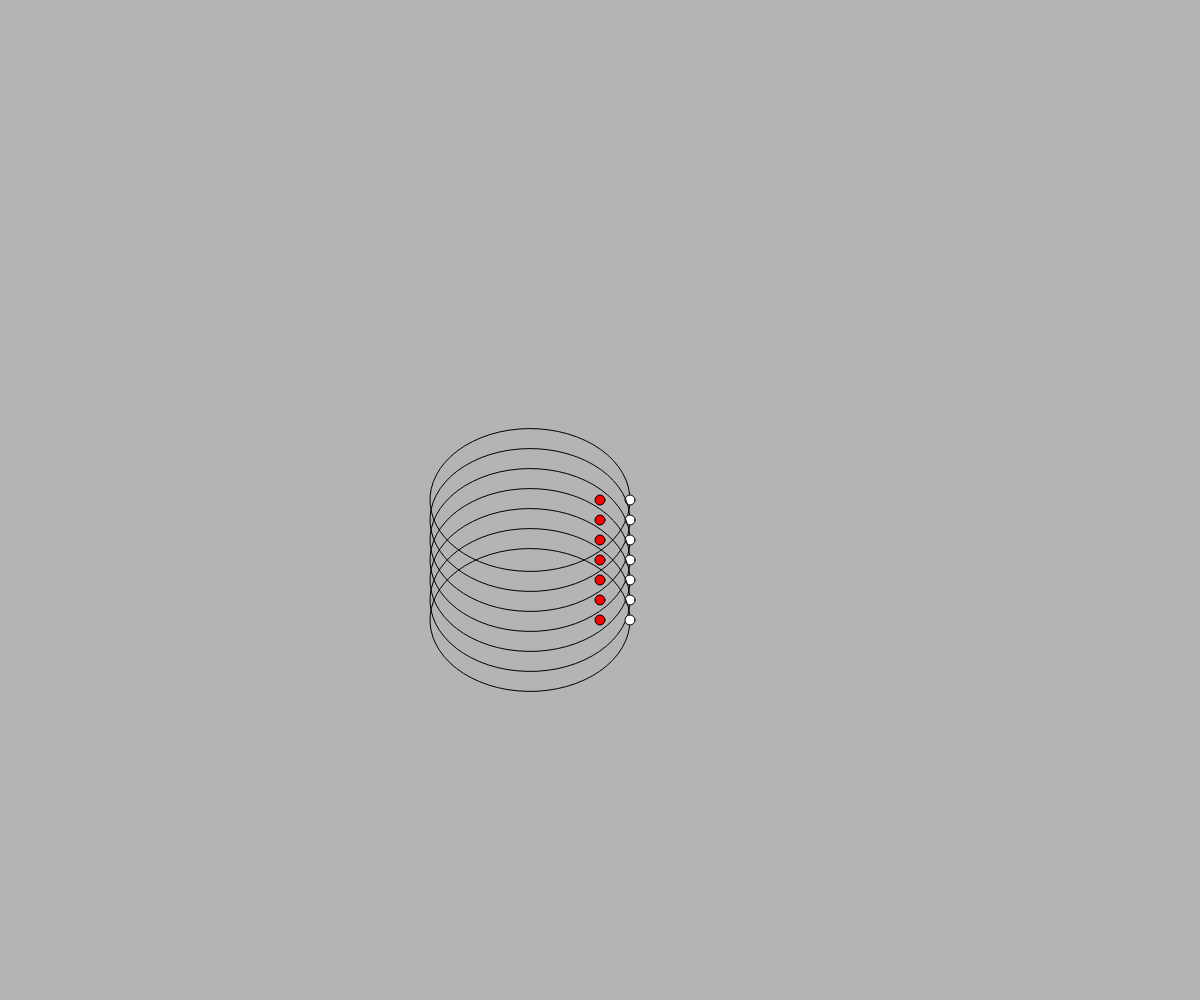
Frame 1 (no input)
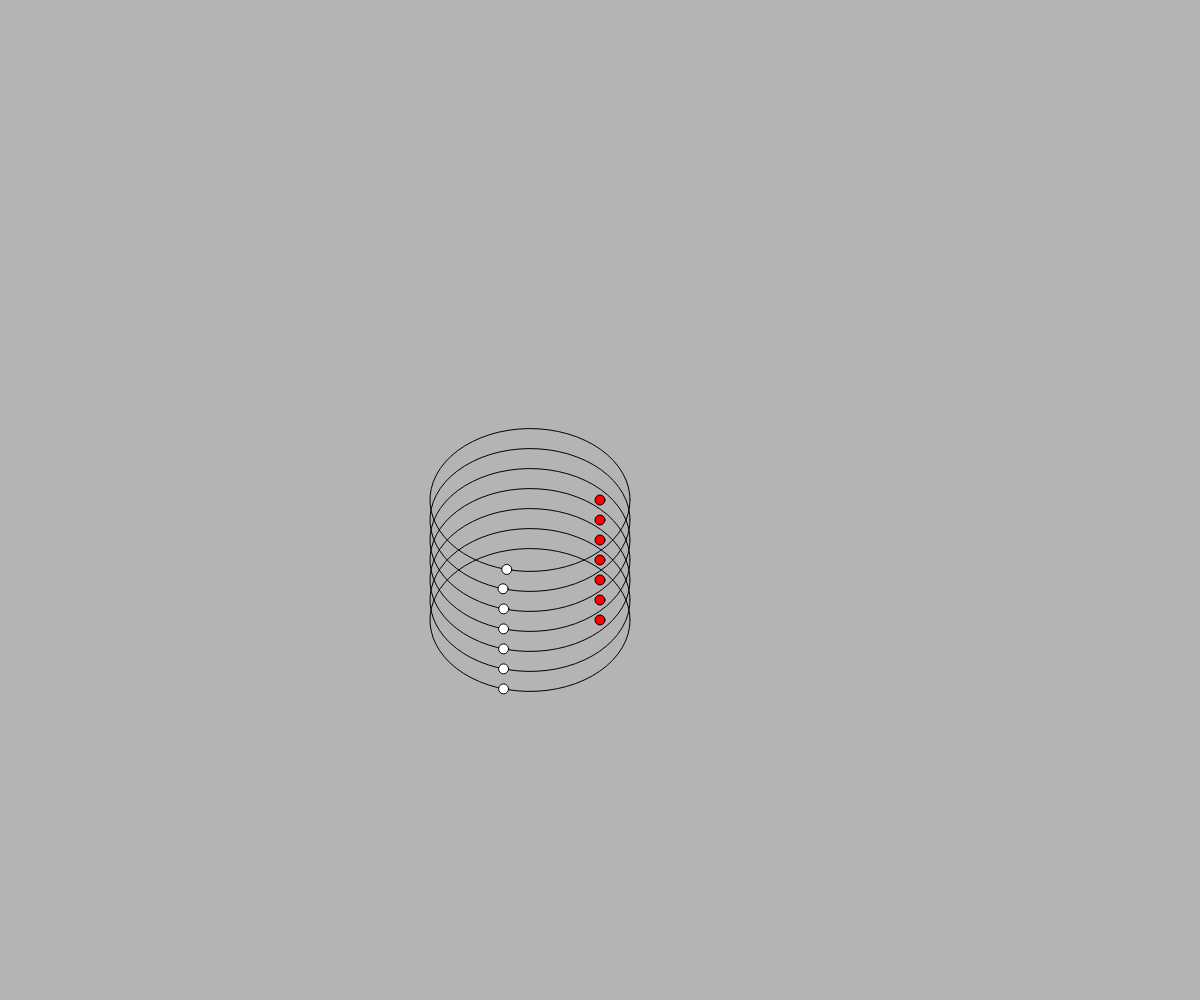
Frame 60 (no input)
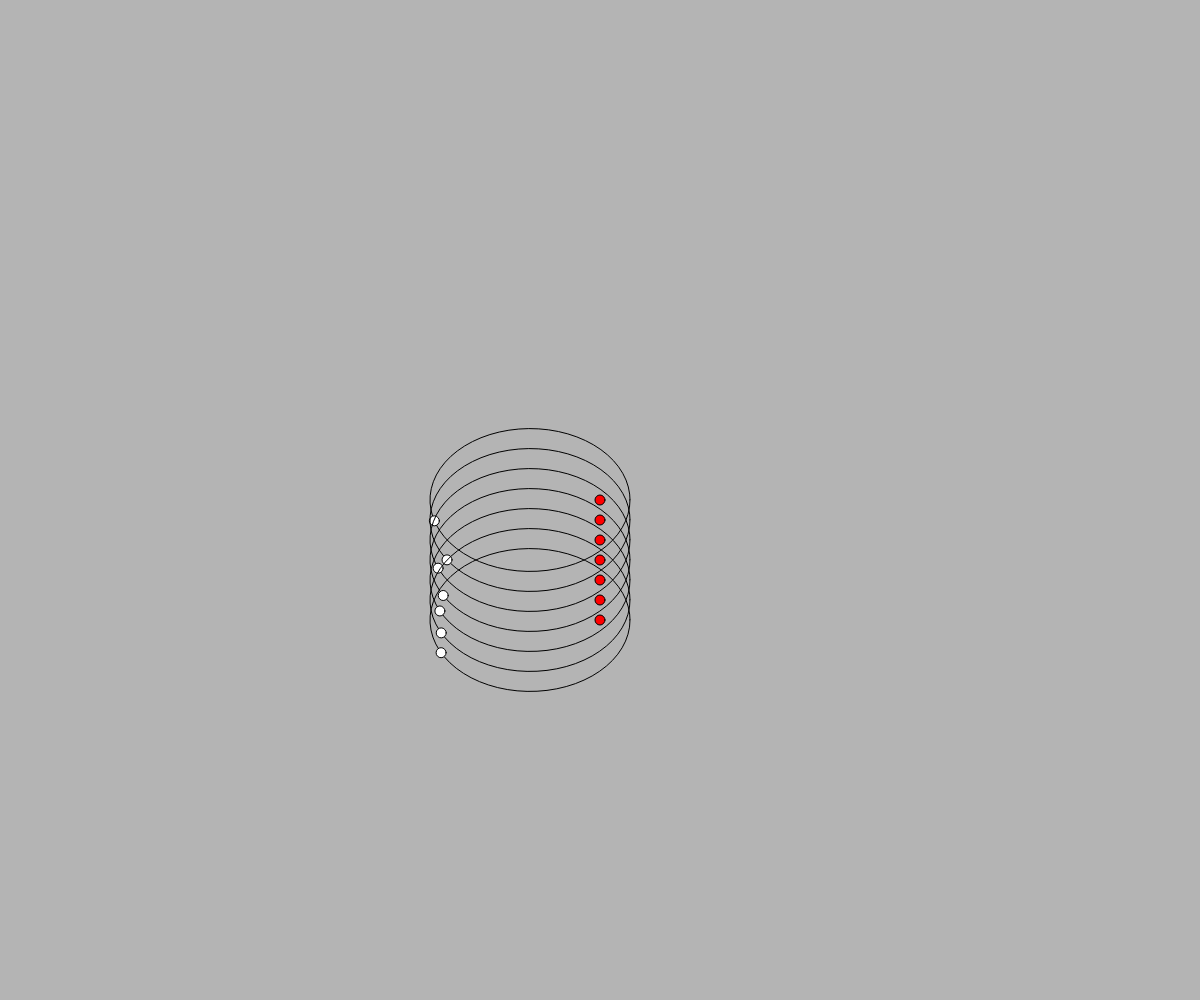
Frame 120 (the mouse pressed at the canvas centre since frame 60)

The p5.js sketch that drew these frames (run headless with seeded random() and noise() and a simulated clock; from frame 60 on, the mouse is pressed at the canvas centre):

// p5.js sketch
// ── sketch.js
let G = 1

let test_orbit0
let test_orbit1
let test_orbit2
let test_orbit3
let test_orbit4

let test_orbit10

let test_orbit100

let time_counter = 0

function setup() {
  createCanvas(windowWidth, windowHeight);

  test_orbit0 = new Orbit(createVector(0,0), 0.7, 100, radians(0))
  test_orbit1 = new Orbit(createVector(0,0), 0.7, 100, radians(0))
  test_orbit2 = new Orbit(createVector(0,0), 0.7, 100, radians(0))
  test_orbit3 = new Orbit(createVector(0,0), 0.7, 100, radians(0))
  test_orbit4 = new Orbit(createVector(0,0), 0.7, 100, radians(0))

  test_orbit10 = new Orbit(createVector(0,0), 0.7, 100, radians(0))

  test_orbit100 = new Orbit(createVector(0,0), 0.7, 100, radians(0))
}



function draw_ellipse(position, a, b) {
  push()
  translate(position)
  beginShape()
  for (var t = 0; t<TWO_PI; t += 0.1) {
    var x = a * cos(t)
    var y = b * sin(t)
    vertex(x, y)
  }
  endShape(CLOSE)
  pop()
}

function draw_on_ellipse(position, a, b, r) {
  push()
  translate(position)
  var x = a * cos(r)
  var y = b * sin(r)
  circle(x, y, 10)
  pop()
}



function draw() {
  translate(windowWidth/2, windowHeight/2)
  background(180);
  
  // stroke("red")
  // strokeWeight(10)
  // draw_super_ellipse()
  
  let seperation = 20

  stroke("black")
  noFill()
  test_orbit0.draw()
  translate(0, seperation)
  test_orbit1.draw()
  translate(0, seperation)
  test_orbit2.draw()
  translate(0, seperation)
  test_orbit3.draw()
  translate(0, seperation)
  test_orbit4.draw()
  

  translate(0, seperation)
  test_orbit10.draw()

  translate(0, seperation)
  test_orbit100.draw()



  time_counter = (time_counter + 0.2) % test_orbit0.period


  test_orbit0.true_anamoly = test_orbit0.E(time_counter, 1)
  test_orbit1.true_anamoly = test_orbit1.E(time_counter, 2)
  test_orbit2.true_anamoly = test_orbit2.E(time_counter, 3)
  test_orbit3.true_anamoly = test_orbit3.E(time_counter, 4)
  test_orbit4.true_anamoly = test_orbit4.E(time_counter, 5)
  
  test_orbit10.true_anamoly = test_orbit10.E(time_counter, 10)

  test_orbit100.true_anamoly = test_orbit100.E(time_counter, 100)

}


function Orbit(_position, _eccentricity, _semi_major_axis, _true_anamoly, _enable_draw_anamoly=true) {
  this.a = _semi_major_axis // semi major axis
  this.e = _eccentricity
  this.true_anamoly = _true_anamoly
  // this.Ra = this.a * (1 + this.e) // aphelion
  // this.Rp = this.a * (1 - this.e)  // perihelion
  this.center_pos = _position.sub(createVector(_eccentricity * this.a, 0))

  this.semi_major_axis = this.a // (this.Rp + this.Ra) / 2
  this.semi_minor_axis = this.a * sqrt(1-(this.e*this.e))

  this.total_mass = 1

  this.gp_u = G * this.total_mass

  this.period = TWO_PI * sqrt ( (this.a^3) / this.gp_u )
  // console.log(this.period)

  this.n = TWO_PI / this.period

  this.E = function(t, n) {
    let calcM = this.M(t)
    let calcE = this.M(t)
    for (let k = 0; k < n; k++) {
      calcE = calcM + this.e * sin(calcE)
    }
    return calcE
  }

  this.M = function(t) {
    // return this.E(theta) - this.e*sin(this.E(theta))
    return (t / this.period) * TWO_PI
  }


  this.draw = function() {
    
    fill("red")
    circle(0,0, 10)

    noFill()
    draw_ellipse(this.center_pos, this.semi_major_axis, this.semi_minor_axis)
    // ellipse(this.epos.x, this.epos.y, this.semi_major_axis*2, this.semi_minor_axis*2)

    if (_enable_draw_anamoly) {
      fill("white")
      draw_on_ellipse(this.center_pos, this.semi_major_axis, this.semi_minor_axis, this.true_anamoly)
    }
  }
}






function drawArrow(base, vec, myColor) {
  push();
  stroke(myColor);
  strokeWeight(2);
  fill(myColor);
  translate(base.x, base.y);
  line(0, 0, vec.x, vec.y);
  rotate(vec.heading());
  let arrowSize = 3;
  translate(vec.mag() - arrowSize, 0);
  triangle(0, arrowSize / 2, 0, -arrowSize / 2, arrowSize, 0);
  pop();
}
